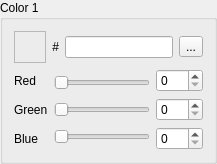
        <widget class="QGroupBox" name="group_1">
         <property name="title">
          <string>Color 1</string>
         </property>
         <layout class="QFormLayout" name="formLayout_37">
          <item row="0" column="0">
           <widget class="QFrame" name="colorFrame_1">
            <property name="minimumSize">
             <size>
              <width>32</width>
              <height>32</height>
             </size>
            </property>
            <property name="maximumSize">
             <size>
              <width>32</width>
              <height>32</height>
             </size>
            </property>
            <property name="frameShape">
             <enum>QFrame::StyledPanel</enum>
            </property>
            <property name="frameShadow">
             <enum>QFrame::Raised</enum>
            </property>
           </widget>
          </item>
          <item row="1" column="0" colspan="2">
           <widget class="QFrame" name="frame_128">
            <property name="frameShape">
             <enum>QFrame::NoFrame</enum>
            </property>
            <property name="frameShadow">
             <enum>QFrame::Raised</enum>
            </property>
            <layout class="QHBoxLayout" name="horizontalLayout_37">
             <property name="leftMargin">
              <number>0</number>
             </property>
             <property name="topMargin">
              <number>0</number>
             </property>
             <property name="rightMargin">
              <number>0</number>
             </property>
             <property name="bottomMargin">
              <number>0</number>
             </property>
             <item>
              <widget class="QFrame" name="frame_129">
               <property name="frameShape">
                <enum>QFrame::NoFrame</enum>
               </property>
               <property name="frameShadow">
                <enum>QFrame::Raised</enum>
               </property>
               <layout class="QVBoxLayout" name="verticalLayout_73">
                <property name="leftMargin">
                 <number>0</number>
                </property>
                <property name="topMargin">
                 <number>0</number>
                </property>
                <property name="rightMargin">
                 <number>0</number>
                </property>
                <property name="bottomMargin">
                 <number>0</number>
                </property>
                <item>
                 <widget class="QLabel" name="label_73">
                  <property name="text">
                   <string>Red</string>
                  </property>
                 </widget>
                </item>
                <item>
                 <widget class="QLabel" name="label_74">
                  <property name="text">
                   <string>Green</string>
                  </property>
                 </widget>
                </item>
                <item>
                 <widget class="QLabel" name="label_75">
                  <property name="text">
                   <string>Blue</string>
                  </property>
                 </widget>
                </item>
               </layout>
              </widget>
             </item>
             <item>
              <widget class="QFrame" name="frame_130">
               <property name="frameShape">
                <enum>QFrame::NoFrame</enum>
               </property>
               <property name="frameShadow">
                <enum>QFrame::Raised</enum>
               </property>
               <layout class="QVBoxLayout" name="verticalLayout_74">
                <property name="leftMargin">
                 <number>0</number>
                </property>
                <property name="topMargin">
                 <number>0</number>
                </property>
                <property name="rightMargin">
                 <number>0</number>
                </property>
                <property name="bottomMargin">
                 <number>0</number>
                </property>
                <item>
                 <widget class="QSlider" name="slider_red_1">
                  <property name="maximum">
                   <number>31</number>
                  </property>
                  <property name="pageStep">
                   <number>4</number>
                  </property>
                  <property name="orientation">
                   <enum>Qt::Horizontal</enum>
                  </property>
                 </widget>
                </item>
                <item>
                 <widget class="QSlider" name="slider_green_1">
                  <property name="maximum">
                   <number>31</number>
                  </property>
                  <property name="pageStep">
                   <number>4</number>
                  </property>
                  <property name="orientation">
                   <enum>Qt::Horizontal</enum>
                  </property>
                 </widget>
                </item>
                <item>
                 <widget class="QSlider" name="slider_blue_1">
                  <property name="maximum">
                   <number>31</number>
                  </property>
                  <property name="pageStep">
                   <number>4</number>
                  </property>
                  <property name="orientation">
                   <enum>Qt::Horizontal</enum>
                  </property>
                 </widget>
                </item>
               </layout>
              </widget>
             </item>
             <item>
              <widget class="QFrame" name="frame_131">
               <property name="frameShape">
                <enum>QFrame::NoFrame</enum>
               </property>
               <property name="frameShadow">
                <enum>QFrame::Raised</enum>
               </property>
               <layout class="QVBoxLayout" name="verticalLayout_75">
                <property name="leftMargin">
                 <number>0</number>
                </property>
                <property name="topMargin">
                 <number>0</number>
                </property>
                <property name="rightMargin">
                 <number>0</number>
                </property>
                <property name="bottomMargin">
                 <number>0</number>
                </property>
                <item>
                 <widget class="QSpinBox" name="spin_red_1">
                  <property name="maximum">
                   <number>255</number>
                  </property>
                  <property name="singleStep">
                   <number>8</number>
                  </property>
                 </widget>
                </item>
                <item>
                 <widget class="QSpinBox" name="spin_green_1">
                  <property name="maximum">
                   <number>255</number>
                  </property>
                  <property name="singleStep">
                   <number>8</number>
                  </property>
                 </widget>
                </item>
                <item>
                 <widget class="QSpinBox" name="spin_blue_1">
                  <property name="maximum">
                   <number>255</number>
                  </property>
                  <property name="singleStep">
                   <number>8</number>
                  </property>
                 </widget>
                </item>
               </layout>
              </widget>
             </item>
            </layout>
           </widget>
          </item>
          <item row="0" column="1">
           <widget class="QFrame" name="frame_132">
            <property name="frameShape">
             <enum>QFrame::NoFrame</enum>
            </property>
            <property name="frameShadow">
             <enum>QFrame::Raised</enum>
            </property>
            <layout class="QVBoxLayout" name="verticalLayout_76">
             <property name="leftMargin">
              <number>0</number>
             </property>
             <property name="topMargin">
              <number>0</number>
             </property>
             <property name="rightMargin">
              <number>0</number>
             </property>
             <property name="bottomMargin">
              <number>0</number>
             </property>
             <item>
              <widget class="QFrame" name="frame_133">
               <property name="frameShape">
                <enum>QFrame::NoFrame</enum>
               </property>
               <property name="frameShadow">
                <enum>QFrame::Raised</enum>
               </property>
               <layout class="QGridLayout" name="gridLayout_3">
                <property name="leftMargin">
                 <number>0</number>
                </property>
                <property name="topMargin">
                 <number>0</number>
                </property>
                <property name="rightMargin">
                 <number>0</number>
                </property>
                <property name="bottomMargin">
                 <number>0</number>
                </property>
                <item row="0" column="0">
                 <widget class="QFrame" name="frame_134">
                  <property name="frameShape">
                   <enum>QFrame::NoFrame</enum>
                  </property>
                  <property name="frameShadow">
                   <enum>QFrame::Raised</enum>
                  </property>
                  <layout class="QFormLayout" name="formLayout_38">
                   <property name="leftMargin">
                    <number>0</number>
                   </property>
                   <property name="topMargin">
                    <number>0</number>
                   </property>
                   <property name="rightMargin">
                    <number>0</number>
                   </property>
                   <property name="bottomMargin">
                    <number>0</number>
                   </property>
                   <item row="0" column="0">
                    <widget class="QLabel" name="label_76">
                     <property name="text">
                      <string>#</string>
                     </property>
                     <property name="alignment">
                      <set>Qt::AlignRight|Qt::AlignTrailing|Qt::AlignVCenter</set>
                     </property>
                    </widget>
                   </item>
                   <item row="0" column="1">
                    <widget class="QLineEdit" name="hex_1"/>
                   </item>
                  </layout>
                 </widget>
                </item>
                <item row="0" column="1">
                 <widget class="QToolButton" name="pick_1">
                  <property name="text">
                   <string>...</string>
                  </property>
                  <property name="icon">
                   <iconset resource="../resources/images.qrc">
                    <normaloff>:/icons/pipette.ico</normaloff>:/icons/pipette.ico</iconset>
                  </property>
                 </widget>
                </item>
               </layout>
              </widget>
             </item>
            </layout>
           </widget>
          </item>
         </layout>
        </widget>
